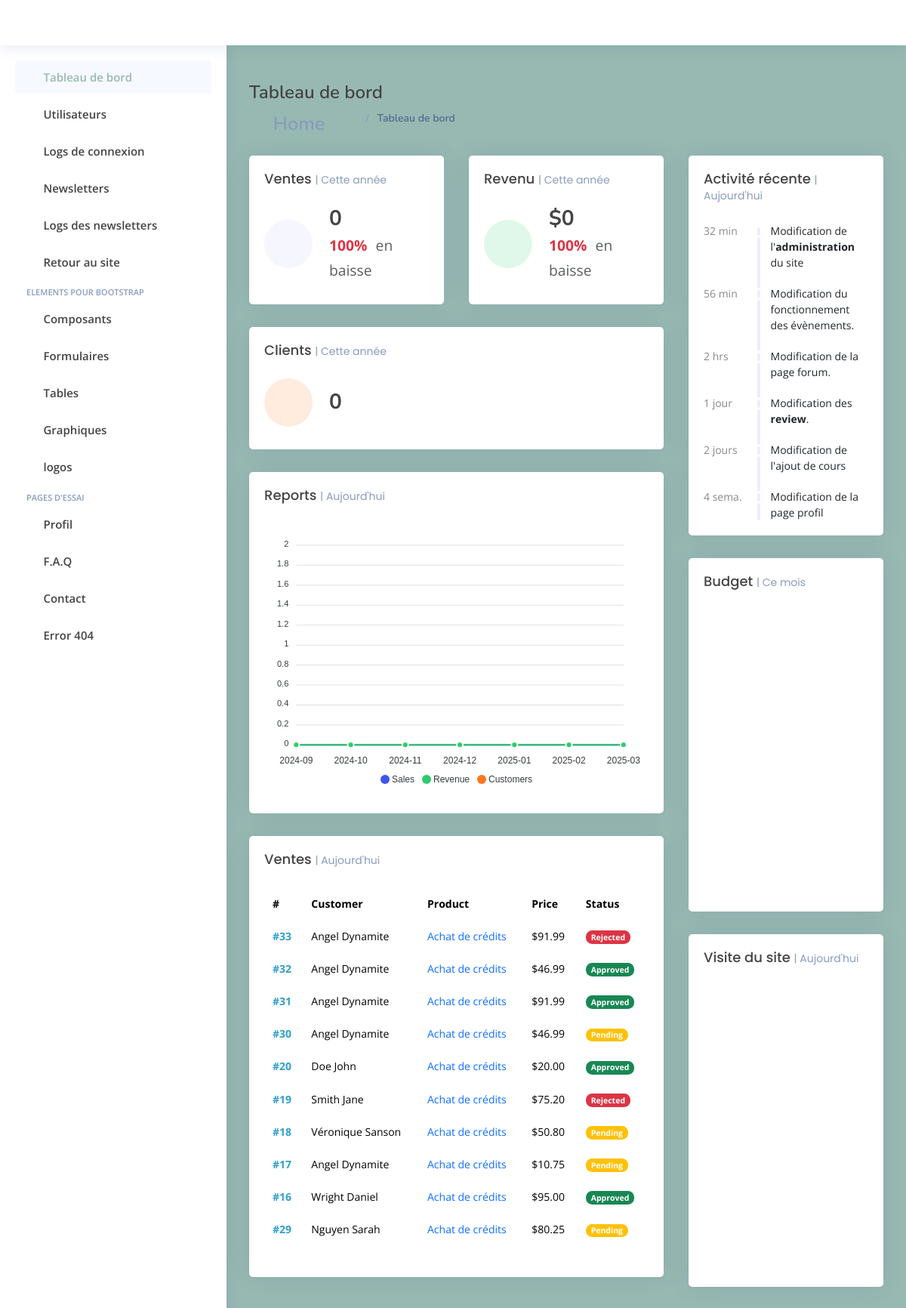
The page /surprise/index.php on the database its author committed.
### tables this page shows
CREATE TABLE `transaction` (
  `id` int(11) NOT NULL,
  `id_user` int(11) NOT NULL,
  `id_card` int(11) NOT NULL,
  `date` datetime NOT NULL,
  `montant` char(11) NOT NULL,
  `type` char(1) NOT NULL
);

CREATE TABLE `users` (
  `id` int(11) NOT NULL,
  `nom` varchar(128) NOT NULL,
  `prenom` varchar(128) NOT NULL,
  `numero_telephone` varchar(10) DEFAULT NULL,
  `adresse` varchar(100) DEFAULT NULL,
  `ville` varchar(50) DEFAULT NULL,
  `code_postal` varchar(5) DEFAULT NULL,
  `Region` varchar(30) DEFAULT NULL,
  `pays` varchar(50) DEFAULT NULL,
  `email` varchar(128) NOT NULL,
  `password` varchar(255) NOT NULL,
  `cv` varchar(255) NOT NULL DEFAULT 'default.jpg',
  `image` text,
  `verif_u` int(4) NOT NULL DEFAULT '0',
  `verif_f` int(65) DEFAULT NULL,
  `date_insc` datetime NOT NULL DEFAULT CURRENT_TIMESTAMP,
  `credit` int(11) NOT NULL DEFAULT '5'
);

### surprise/index.php (the view, shortened to what this page needs)
<!DOCTYPE html>
<html lang="en">
<head>
  <link href="assets/vendor/bootstrap/css/bootstrap.min.css" rel="stylesheet">
  <link href="assets/vendor/bootstrap-icons/bootstrap-icons.css" rel="stylesheet">
  <link href="assets/vendor/boxicons/css/boxicons.min.css" rel="stylesheet">
  <link href="assets/vendor/quill/quill.snow.css" rel="stylesheet">
  <link href="assets/vendor/quill/quill.bubble.css" rel="stylesheet">
  <link href="assets/vendor/remixicon/remixicon.css" rel="stylesheet">
  <link href="assets/vendor/simple-datatables/style.css" rel="stylesheet">
  <link href="assets/css/style.css" rel="stylesheet">
  <link rel="stylesheet" type="text/css" href="css/style.css">
</head>
<body>
  <?php include('header.php'); ?>
  <?php include('sidebar.php'); ?>
  <main id="main" class="main">
    <div class="pagetitle">
      <h1>Tableau de bord</h1>
      <nav>
        <ol class="breadcrumb">
          <li class="breadcrumb-item"><a href="index.php">Home</a></li>
          <li class="breadcrumb-item active">Tableau de bord</li>
        </ol>
      </nav>
    </div>
    <section class="section dashboard">
      <div class="row">
        <div class="col-lg-8">
          <div class="row">
            <div class="col-xxl-4 col-md-6">
              <div class="card info-card sales-card">
                <div class="filter">
                  <a class="icon" href="#" data-bs-toggle="dropdown"><i class="bi bi-three-dots"></i></a>
                </div>
                <div class="card-body">
              <?php
              include('../includes/db.php');
              $currentYear = date('Y');
              $lastYear = $currentYear - 1;
              $queryCurrentYear = 'SELECT COUNT(*) AS total_transactions FROM transaction WHERE YEAR(date) = :currentYear';
              $stmtCurrentYear = $bdd->prepare($queryCurrentYear);
              $stmtCurrentYear->bindParam(':currentYear', $currentYear, PDO::PARAM_INT);
              $stmtCurrentYear->execute();
              $rowCurrentYear = $stmtCurrentYear->fetch(PDO::FETCH_ASSOC);
              $queryLastYear = 'SELECT COUNT(*) AS total_transactions FROM transaction WHERE YEAR(date) = :lastYear';
              $stmtLastYear = $bdd->prepare($queryLastYear);
              $stmtLastYear->bindParam(':lastYear', $lastYear, PDO::PARAM_INT);
              $stmtLastYear->execute();
              $rowLastYear = $stmtLastYear->fetch(PDO::FETCH_ASSOC);
              $totalCurrentYear = $rowCurrentYear['total_transactions'];
              $totalLastYear = $rowLastYear['total_transactions'];
              if ($totalLastYear > 0) {
                  $percentageIncrease = (($totalCurrentYear - $totalLastYear) / $totalLastYear) * 100;
              } else {
                  $percentageIncrease = 100;
              }
              ?>
              <h5 class="card-title">Ventes <span>| Cette année</span></h5>
              <div class="d-flex align-items-center">
                  <div class="card-icon rounded-circle d-flex align-items-center justify-content-center">
                      <i class="bi bi-cart"></i>
                  </div>
                  <div class="ps-3">
                      <h6><?php echo $totalCurrentYear; ?></h6>
                      <?php if ($percentageIncrease >= 0): ?>
                          <span class="text-success small pt-1 fw-bold"><?php echo number_format($percentageIncrease, 0); ?>%</span>
                          <span class="text-muted small pt-2 ps-1">en hausse</span>
                      <?php else: ?>
                          <span class="text-danger small pt-1 fw-bold"><?php echo number_format(abs($percentageIncrease), 0); ?>%</span>
                          <span class="text-muted small pt-2 ps-1">en baisse</span>
                      <?php endif; ?>
                  </div>
              </div>
          </div>
              </div>
            </div>
            <div class="col-xxl-4 col-md-6">
              <div class="card info-card revenue-card">
                <div class="filter">
                  <a class="icon" href="#" data-bs-toggle="dropdown"><i class="bi bi-three-dots"></i></a>
                </div>
                <div class="card-body">
                <?php
                include('../includes/db.php');
                $currentYear = date('Y');
                $lastYear = $currentYear - 1;
                $queryCurrentYear = 'SELECT SUM(montant) AS total_montant FROM transaction WHERE YEAR(date) = :currentYear';
                $stmtCurrentYear = $bdd->prepare($queryCurrentYear);
                $stmtCurrentYear->bindParam(':currentYear', $currentYear, PDO::PARAM_INT);
                $stmtCurrentYear->execute();
                $rowCurrentYear = $stmtCurrentYear->fetch(PDO::FETCH_ASSOC);
                $queryLastYear = 'SELECT SUM(montant) AS total_montant FROM transaction WHERE YEAR(date) = :lastYear';
                $stmtLastYear = $bdd->prepare($queryLastYear);
                $stmtLastYear->bindParam(':lastYear', $lastYear, PDO::PARAM_INT);
                $stmtLastYear->execute();
                $rowLastYear = $stmtLastYear->fetch(PDO::FETCH_ASSOC);
                $totalCurrentYear = $rowCurrentYear['total_montant'];
                $totalLastYear = $rowLastYear['total_montant'];
                if ($totalLastYear > 0) {
                    $percentageIncrease = (($totalCurrentYear - $totalLastYear) / $totalLastYear) * 100;
                } else {
                    $percentageIncrease = 100;
                }
                ?>
                <h5 class="card-title">Revenu <span>| Cette année</span></h5>
                <div class="d-flex align-items-center">
                    <div class="card-icon rounded-circle d-flex align-items-center justify-content-center">
                        <i class="bi bi-currency-dollar"></i>
                    </div>
                    <div class="ps-3">
                        <h6>$<?php echo number_format($totalCurrentYear, 0); ?></h6>
                        <?php if ($percentageIncrease >= 0): ?>
                            <span class="text-success small pt-1 fw-bold"><?php echo number_format($percentageIncrease, 0); ?>%</span>
                            <span class="text-muted small pt-2 ps-1">en hausse</span>
                        <?php else: ?>
                            <span class="text-danger small pt-1 fw-bold"><?php echo number_format(abs($percentageIncrease), 0); ?>%</span>
                            <span class="text-muted small pt-2 ps-1">en baisse</span>
                        <?php endif; ?>
                    </div>
                </div>
            </div>
              </div>
            </div>
            <div class="col-xxl-4 col-xl-12">
              <div class="card info-card customers-card">
                <div class="filter">
                  <a class="icon" href="#" data-bs-toggle="dropdown"><i class="bi bi-three-dots"></i></a>
                </div>
                <div class="card-body">
                  <h5 class="card-title">Clients <span>| Cette année</span></h5>
                  <div class="d-flex align-items-center">
                    <div class="card-icon rounded-circle d-flex align-items-center justify-content-center">
                      <i class="bi bi-people"></i>
                    </div>
                    <?php
                      include('../includes/db.php');
                      $query_cette_annee = 'SELECT COUNT(*) AS nb_membres_inscrits_cette_annee FROM users WHERE YEAR(date_insc) = YEAR(CURDATE())';
                      $result_cette_annee = $bdd->query($query_cette_annee);
                      $row_cette_annee = $result_cette_annee->fetch(PDO::FETCH_ASSOC);
                      $nb_membres_cette_annee = $row_cette_annee['nb_membres_inscrits_cette_annee'];
                      ?>
                    <div class="ps-3">
                      <h6><? echo $nb_membres_cette_annee?></h6>
                    </div>
                  </div>
                </div>
              </div>
            </div>
            <div class="col-12">
              <div class="card">
                <div class="filter">
                  <a class="icon" href="#" data-bs-toggle="dropdown"><i class="bi bi-three-dots"></i></a>
                </div>
                <div class="card-body">
                  <h5 class="card-title">Reports <span>| Aujourd'hui</span></h5>
                  <div id="reportsChart"></div>
                </div>
              </div>
            </div>
            <div class="col-12">
              <div class="card recent-sales overflow-auto">
                <div class="filter">
                  <a class="icon" href="#" data-bs-toggle="dropdown"><i class="bi bi-three-dots"></i></a>
                </div>
                <div class="card-body">
    <h5 class="card-title">Ventes <span>| Aujourd'hui</span></h5>
    <table class="table table-borderless datatable">
        <thead>
            <tr>
                <th scope="col">#</th>
                <th scope="col">Customer</th>
                <th scope="col">Product</th>
                <th scope="col">Price</th>
                <th scope="col">Status</th>
            </tr>
        </thead>
        <tbody>
            <?php
            include('../includes/db.php');
            $queryRecentSales = 'SELECT id, id_user, montant FROM transaction ORDER BY date DESC LIMIT 10';
            $stmtRecentSales = $bdd->query($queryRecentSales);
            function getRandomStatus() {
                $statuses = ['danger' => 'Rejected', 'success' => 'Approved', 'warning' => 'Pending'];
                $randomKey = array_rand($statuses);
                return ['class' => $randomKey, 'text' => $statuses[$randomKey]];
            }
            while ($row = $stmtRecentSales->fetch(PDO::FETCH_ASSOC)) {
                $queryName = 'SELECT nom, prenom FROM users WHERE id = :id';
                $stmtName = $bdd->prepare($queryName);
                $stmtName->bindParam(':id', $row['id_user'], PDO::PARAM_INT);
                $stmtName->execute();
                $user = $stmtName->fetch(PDO::FETCH_ASSOC);
                $status = getRandomStatus();
                echo '<tr>';
                echo '<th scope="row"><a href="#">#' . htmlspecialchars($row['id']) . '</a></th>';
                echo '<td>' . htmlspecialchars($user['nom']) . ' ' . htmlspecialchars($user['prenom']) . '</td>';
                echo '<td><a href="#" class="text-primary">Achat de crédits</a></td>';
                echo '<td>$' . number_format($row['montant'], 2) . '</td>';
                echo '<td><span class="badge bg-' . $status['class'] . '">' . $status['text'] . '</span></td>';
                echo '</tr>';
            }
            ?>
        </tbody>
    </table>
</div>
              </div>
            </div>
          </div>
        </div>
        <div class="col-lg-4">
          <div class="card">
            <div class="filter">
              <a class="icon" href="#" data-bs-toggle="dropdown"><i class="bi bi-three-dots"></i></a>
            </div>
            <div class="card-body">
              <h5 class="card-title">Activité récente <span>| Aujourd'hui</span></h5>
              <div class="activity">
                <div class="activity-item d-flex">
                  <div class="activite-label">32 min</div>
                  <i class='bi bi-circle-fill activity-badge text-success align-self-start'></i>
                  <div class="activity-content">
                    Modification de l'<a href="#" class="fw-bold text-dark">administration</a> du site
                  </div>
                </div>
                <div class="activity-item d-flex">
                  <div class="activite-label">56 min</div>
                  <i class='bi bi-circle-fill activity-badge text-danger align-self-start'></i>
                  <div class="activity-content">
                    Modification du fonctionnement des évènements.
                  </div>
                </div>
                <div class="activity-item d-flex">
                  <div class="activite-label">2 hrs</div>
                  <i class='bi bi-circle-fill activity-badge text-primary align-self-start'></i>
                  <div class="activity-content">
                    Modification de la page forum.
                  </div>
                </div>
                <div class="activity-item d-flex">
                  <div class="activite-label">1 jour</div>
                  <i class='bi bi-circle-fill activity-badge text-info align-self-start'></i>
                  <div class="activity-content">
                    Modification des<a href="#" class="fw-bold text-dark"> review</a>.
                  </div>
                </div>
                <div class="activity-item d-flex">
                  <div class="activite-label">2 jours</div>
                  <i class='bi bi-circle-fill activity-badge text-warning align-self-start'></i>
                  <div class="activity-content">
                    Modification de l'ajout de cours
                  </div>
                </div>
                <div class="activity-item d-flex">
                  <div class="activite-label">4 sema.</div>
                  <i class='bi bi-circle-fill activity-badge text-muted align-self-start'></i>
                  <div class="activity-content">
                    Modification de la page profil
                  </div>
                </div>
              </div>
            </div>
          </div>
          <div class="card">
            <div class="filter">
              <a class="icon" href="#" data-bs-toggle="dropdown"><i class="bi bi-three-dots"></i></a>
            </div>
            <div class="card-body pb-0">
              <h5 class="card-title">Budget <span>| Ce mois</span></h5>
              <div id="budgetChart" style="min-height: 400px;" class="echart"></div>
            </div>
          </div>
          <div class="card">
            <div class="filter">
              <a class="icon" href="#" data-bs-toggle="dropdown"><i class="bi bi-three-dots"></i></a>
            </div>
            <div class="card-body pb-0">
              <h5 class="card-title">Visite du site <span>| Aujourd'hui</span></h5>
              <div id="trafficChart" style="min-height: 400px;" class="echart"></div>
            </div>
          </div>
        </div>
      </div>
    </section>
  </main>
</body>
</html>

### rows shown on the page
transaction: id "33", id_user.nom "Angel", id_user.prenom "Dynamite", montant "91.99", text "Rejected"
transaction: id "32", id_user.nom "Angel", id_user.prenom "Dynamite", montant "46.99", text "Approved"
transaction: id "31", id_user.nom "Angel", id_user.prenom "Dynamite", montant "91.99", text "Approved"
transaction: id "30", id_user.nom "Angel", id_user.prenom "Dynamite", montant "46.99", text "Pending"
transaction: id "20", id_user.nom "Doe", id_user.prenom "John", montant "20.00", text "Approved"
transaction: id "19", id_user.nom "Smith", id_user.prenom "Jane", montant "75.20", text "Rejected"
transaction: id "18", id_user.nom "Véronique", id_user.prenom "Sanson", montant "50.80", text "Pending"
transaction: id "17", id_user.nom "Angel", id_user.prenom "Dynamite", montant "10.75", text "Pending"
transaction: id "16", id_user.nom "Wright", id_user.prenom "Daniel", montant "95.00", text "Approved"
transaction: id "29", id_user.nom "Nguyen", id_user.prenom "Sarah", montant "80.25", text "Pending"

### other values the page prints
$totalCurrentYear "0"
abs($percentageIncrease) "100"
$nb_membres_cette_annee "0"
